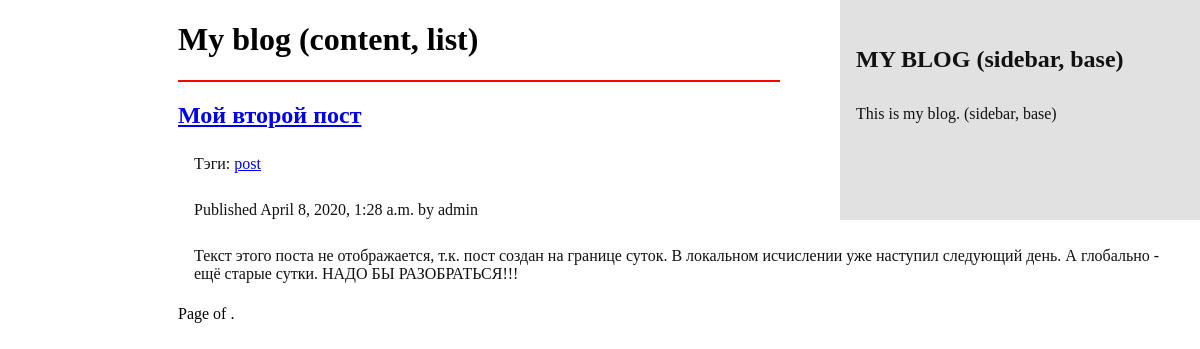
Screenshot of /?page=2 with the database file from the repository.
### blog/models.py (models this page shows, shortened)
class Post(models.Model):
    STATUS_CHOICES = (
        ('draft', 'Draft'),
        ('published', 'Published'),
    )
    title = models.CharField(max_length=250)
    slug = models.CharField(max_length=250, unique_for_date='publish')
    author = models.ForeignKey(User, on_delete=models.DO_NOTHING, related_name='blog_posts')
    body = models.TextField()
    publish = models.DateTimeField(default=timezone.now)
    created = models.DateTimeField(auto_now_add=True)
    updated = models.DateTimeField(auto_now=True)
    status = models.CharField(max_length=10, choices=STATUS_CHOICES, default='draft')
    tags = TaggableManager()
    def get_absolute_url(self):
        return reverse('blog:post_detail',
                       args=(self.publish.year,
                             self.publish.strftime('%m'),
                             self.publish.strftime('%d'),
                             self.slug,
                             ))
    class Meta:
        ordering = ('-publish',)

### blog/views.py (the view)
# urls.py: path('',              views.post_list, name='post_list'),         # Вариант на "общих" представлениях (views)
def post_list(request, tag_slug=None):
    object_list = Post.objects.filter(status='published')
    tag = None
    if tag_slug:
        tag = get_object_or_404(Tag, slug=tag_slug)
        object_list = object_list.filter(tags__in=[tag])
    paginator = Paginator(object_list, 3)               # 3 поста на странице
    page = request.GET.get('page')
    try:
        posts = paginator.page(page)
    except PageNotAnInteger:
        posts = paginator.page(1)
    except EmptyPage:
        posts = paginator.page(paginator.num_pages)
    return render(request,
                  'blog/post/list.html',
                  {'page': page,
                   'posts': posts,
                   'tag': tag,
                   })

### templates/blog/post/list.html (shortened to what this page needs)
{% extends "blog/base.html" %}
{% block content %}
    <h1>My blog (content, list)</h1>
    <hr align="left">
    {% for post in posts %}
        <h2>
            <a href="{{ post.get_absolute_url }}">{{ post.title }}</a>
        </h2>
        <p class="tags">
            Тэги:
            {% for tag in post.tags.all %}
                <a href="{% url "blog:post_list_by_tag" tag.slug %}">
                    {{ tag.name }}
                </a>
            {% endfor %}
        </p>
        <p class="date">
            Published {{ post.publish }} by {{ post.author }}
        </p>
        {{ post.body|truncatewords:30|linebreaks }}
    {% endfor %}
    {% include "pagination.html" with page=page_obj %}
{% endblock %}

### blog/static/css/blog.css (style rules this page uses)
.sidenav h2, p { padding: 6px 8px 6px 16px; text-decoration: none; color: #111111; display: block; }
hr { width: 60%; border: none; background-color: red; color: red; height: 2px; }

### rows the page displays
Post: title "Мой второй пост", publish "April 8, 2020, 1:28 a.m.", author "admin", body "Текст этого поста не отображается, т.к. пост создан на границе суток. В локальном исчислении уже наступил следующий день. А глобально - ещё старые сутки. НАДО БЫ РАЗОБРАТЬСЯ!!!"
Tag: name "post"
